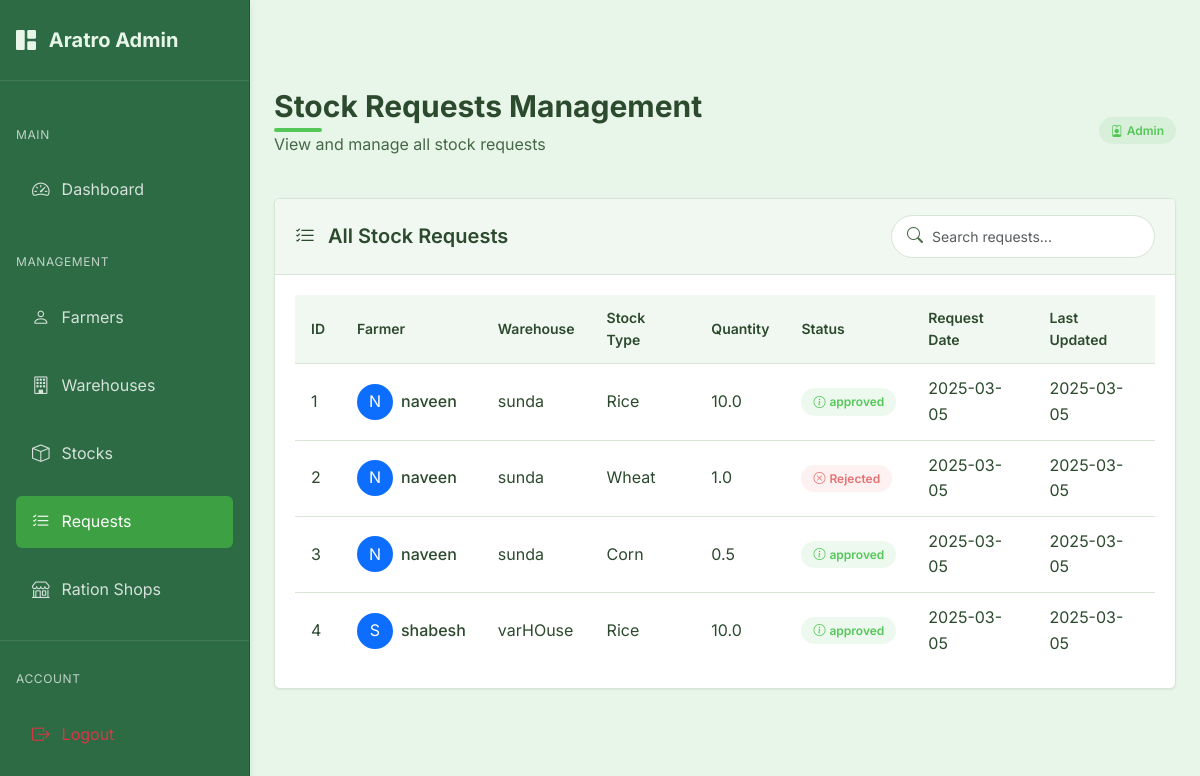
/admin/requests (signed in), run on the app's committed database.
### models.py (models this page shows, shortened)
class StockRequest(db.Model):
    __tablename__ = 'stock_request'
    id = db.Column(db.Integer, primary_key=True)
    from_id = db.Column(db.Integer, db.ForeignKey('farmer.id'), nullable=False)  # Farmer's ID
    to_id = db.Column(db.Integer, db.ForeignKey('warehouse.id'), nullable=False)    # Warehouse's ID
    stock_id = db.Column(db.Integer, db.ForeignKey('stock.id'), nullable=False)
    request_date = db.Column(db.DateTime, default=datetime.utcnow)
    status = db.Column(db.String(20), default='pending')
    created_at = db.Column(db.DateTime, nullable=False, default=datetime.utcnow)
    updated_at = db.Column(db.DateTime, nullable=False, default=datetime.utcnow, onupdate=datetime.utcnow)
    farmer = db.relationship('Farmer', foreign_keys=[from_id], backref='stock_requests')
    warehouse = db.relationship('Warehouse', foreign_keys=[to_id], backref='received_requests')
    stock = db.relationship('Stock', backref='request')

class Farmer(db.Model):
    id = db.Column(db.Integer, primary_key=True)
    user_id = db.Column(db.Integer, db.ForeignKey('user.id'), nullable=False)
    name = db.Column(db.String(100), nullable=False)
    address = db.Column(db.String(200), nullable=False)
    aadhar_number = db.Column(db.String(12), unique=True, nullable=False)  # Exactly 12 digits
    phone_number = db.Column(db.String(10), nullable=False)  # Exactly 10 digits
    stocks = db.relationship('Stock', backref='farmer', lazy=True)

class Warehouse(db.Model):
    id = db.Column(db.Integer, primary_key=True)
    user_id = db.Column(db.Integer, db.ForeignKey('user.id'), nullable=False)
    manager_name = db.Column(db.String(100), nullable=False)
    name = db.Column(db.String(100), nullable=False)
    location = db.Column(db.String(200))
    latitude = db.Column(db.Float)
    longitude = db.Column(db.Float)
    phone_number = db.Column(db.String(20))
    warehouse_type = db.Column(db.String(20))  # 'private' or 'government'
    capacity = db.Column(db.Float)  # in tons
    available_space = db.Column(db.Float)  # in tons
    stocks = db.relationship('Stock', backref='warehouse', lazy=True)

class Stock(db.Model):
    id = db.Column(db.Integer, primary_key=True)
    type = db.Column(db.String(100), nullable=False)
    quantity = db.Column(db.Float, nullable=False)
    requested_quantity = db.Column(db.Float, nullable=False)  # Original requested quantity
    status = db.Column(db.String(20), nullable=False, default='pending')  # pending, stored, rejected
    farmer_id = db.Column(db.Integer, db.ForeignKey('farmer.id'), nullable=False)
    warehouse_id = db.Column(db.Integer, db.ForeignKey('warehouse.id'), nullable=False)
    created_at = db.Column(db.DateTime, nullable=False, default=datetime.utcnow)
    updated_at = db.Column(db.DateTime, nullable=False, default=datetime.utcnow, onupdate=datetime.utcnow)

### routes.py (the view)
@admin.route('/requests')
@admin_required
def requests():
    stock_requests = StockRequest.query.all()
    return render_template('admin/requests.html', requests=stock_requests)

### app.py (called while the page is built)
@login_manager.user_loader
def load_user(user_id):
    try:
        if user_id.startswith('admin_'):
            admin_id = int(user_id.split('_')[1])
            return Admin.query.get(admin_id)
        else:
            return User.query.get(int(user_id))
    except Exception as e:
        print(f"Error loading user: {e}")
        return None

@app.before_request
def before_request():
    session.permanent = True  # Use permanent session with lifetime set above

### models.py (called while the page is built)
    def get_id(self):
        return f"admin_{self.id}"

    def __repr__(self):
        return f'<Admin {self.email}>'

### routes.py (called while the page is built)
@admin.context_processor
def inject_admin_data():
    admin_data = {'current_user': current_user}
    if current_user.is_authenticated:
        admin_user = Admin.query.get(current_user.id)
        if admin_user:
            admin_data['admin_user'] = admin_user
    return admin_data

### templates/admin/requests.html (shortened to what this page needs)
{% extends "admin/base_admin.html" %}
{% block admin_content %}
<div class="page-header d-flex justify-content-between align-items-center">
    <div>
        <h1 class="page-title">Stock Requests Management</h1>
        <p class="page-subtitle">View and manage all stock requests</p>
    </div>
    <div>
        <span class="admin-badge admin-badge-primary">
            <i class="bi bi-person-badge me-1"></i>
            Admin
        </span>
    </div>
</div>
<div class="admin-card">
    <div class="admin-card-header">
        <h5 class="admin-card-title">
            <i class="bi bi-list-check me-2"></i>
            All Stock Requests
        </h5>
        <div class="search-input">
            <i class="bi bi-search"></i>
            <input type="text" id="requestSearch" class="form-control form-control-sm" placeholder="Search requests...">
        </div>
    </div>
    <div class="admin-card-body">
        <div class="table-responsive">
            <table class="admin-table" id="requestsTable">
                <thead>
                    <tr>
                        <th>ID</th>
                        <th>Farmer</th>
                        <th>Warehouse</th>
                        <th>Stock Type</th>
                        <th>Quantity</th>
                        <th>Status</th>
                        <th>Request Date</th>
                        <th>Last Updated</th>
                    </tr>
                </thead>
                <tbody>
                    {% if requests %}
                        {% for request in requests %}
                            <tr>
                                <td>{{ request.id }}</td>
                                <td>
                                    <div class="d-flex align-items-center">
                                        <div class="avatar-circle bg-primary text-white d-flex align-items-center justify-content-center me-2" style="width: 36px; height: 36px; border-radius: 50%;">
                                            <span>{{ request.farmer.name[0] | upper }}</span>
                                        </div>
                                        <div>
                                            <span class="fw-medium">{{ request.farmer.name }}</span>
                                        </div>
                                    </div>
                                </td>
                                <td>{{ request.warehouse.name }}</td>
                                <td>{{ request.stock.type }}</td>
                                <td>{{ request.stock.quantity }}</td>
                                <td>
                                    {% if request.status == 'pending' %}
                                        <span class="admin-badge admin-badge-warning">
                                            <i class="bi bi-hourglass-split me-1"></i>
                                            Pending
                                        </span>
                                    {% elif request.status == 'accepted' %}
                                        <span class="admin-badge admin-badge-success">
                                            <i class="bi bi-check-circle me-1"></i>
                                            Accepted
                                        </span>
                                    {% elif request.status == 'rejected' %}
                                        <span class="admin-badge admin-badge-danger">
                                            <i class="bi bi-x-circle me-1"></i>
                                            Rejected
                                        </span>
                                    {% elif request.status == 'partial' %}
                                        <span class="admin-badge admin-badge-primary">
                                            <i class="bi bi-pie-chart me-1"></i>
                                            Partial
                                        </span>
                                    {% else %}
                                        <span class="admin-badge admin-badge-primary">
                                            <i class="bi bi-info-circle me-1"></i>
                                            {{ request.status }}
                                        </span>
                                    {% endif %}
                                </td>
                                <td>{{ request.request_date.strftime('%Y-%m-%d') }}</td>
                                <td>{{ request.updated_at.strftime('%Y-%m-%d') }}</td>
                            </tr>
                        {% endfor %}
                    {% endif %}
                </tbody>
            </table>
        </div>
    </div>
</div>
{% endblock %}

### static/css/style.css (style rules this page uses)
:root { --primary-color: #55c759; --primary-dark: #3da042; --primary-light: #7ed681; --secondary-color: #358856; --secondary-dark: #246b3d; --secondary-light: #4a9d6a; --accent-1: #92d275; --accent-2: #6ab04c; --accent-3: #437c2d; --background-color: #e8f5e9; --surface-color: #f1f8f1; --surface-hover: #e1efe1; --text-primary: #2c4a2d; --text-secondary: #456946; --text-light: #588559; --success-color: #55c759; --error-color: #e57373; --error-color-rgb: 229, 115, 115; --warning-color: #ffd54f; --info-color: #4db6ac; --border-color: #d7e6d7; --border-radius: 0.375rem; --shadow-sm: 0 1px 2px rgba(53, 136, 86, 0.1); --shadow-md: 0 4px 6px rgba(53, 136, 86, 0.15); --shadow-lg: 0 10px 15px rgba(53, 136, 86, 0.2); --spacing-xs: 0.25rem; --spacing-sm: 0.5rem; --spacing-md: 1rem; --spacing-lg: 1.5rem; --spacing-xl: 2rem; --font-family: 'Inter', system-ui, -apple-system, BlinkMacSystemFont, 'Segoe UI', Roboto, Oxygen, Ubuntu, Cantarell, 'Open Sans', 'Helvetica Neue', sans-serif; }
* { margin: 0; padding: 0; box-sizing: border-box; }
body { font-family: var(--font-family); background-color: var(--background-color); color: var(--text-primary); line-height: 1.6; padding-top: 4rem; min-height: 100vh; }
h1, h2, h3, h4, h5, h6 { margin-bottom: var(--spacing-md); color: var(--text-primary); font-weight: 600; }
h1 { font-size: 1.875rem; position: relative; display: inline-block; margin-bottom: 1.5rem; }
h1::after { content: ''; position: absolute; bottom: -0.5rem; left: 0; width: 3rem; height: 0.25rem; background: var(--primary-color); border-radius: 0.125rem; }
.form-control { width: 100%; padding: 0.625rem 0.75rem; border: 1px solid var(--border-color); border-radius: var(--border-radius); font-family: var(--font-family); font-size: 0.95rem; transition: border-color 0.2s, box-shadow 0.2s; background-color: var(--surface-color); }

### data on the page
StockRequest: id "1", farmer "N", farmer.name "naveen", warehouse.name "sunda", stock.type "Rice", stock.quantity "10.0", status "approved", request_date "2025-03-05", updated_at "2025-03-05"
StockRequest: id "2", farmer "N", farmer.name "naveen", warehouse.name "sunda", stock.type "Wheat", stock.quantity "1.0", status "rejected" (drawn), request_date "2025-03-05", updated_at "2025-03-05"
StockRequest: id "3", farmer "N", farmer.name "naveen", warehouse.name "sunda", stock.type "Corn", stock.quantity "0.5", status "approved", request_date "2025-03-05", updated_at "2025-03-05"
StockRequest: id "4", farmer "S", farmer.name "shabesh", warehouse.name "varHOuse", stock.type "Rice", stock.quantity "10.0", status "approved", request_date "2025-03-05", updated_at "2025-03-05"
